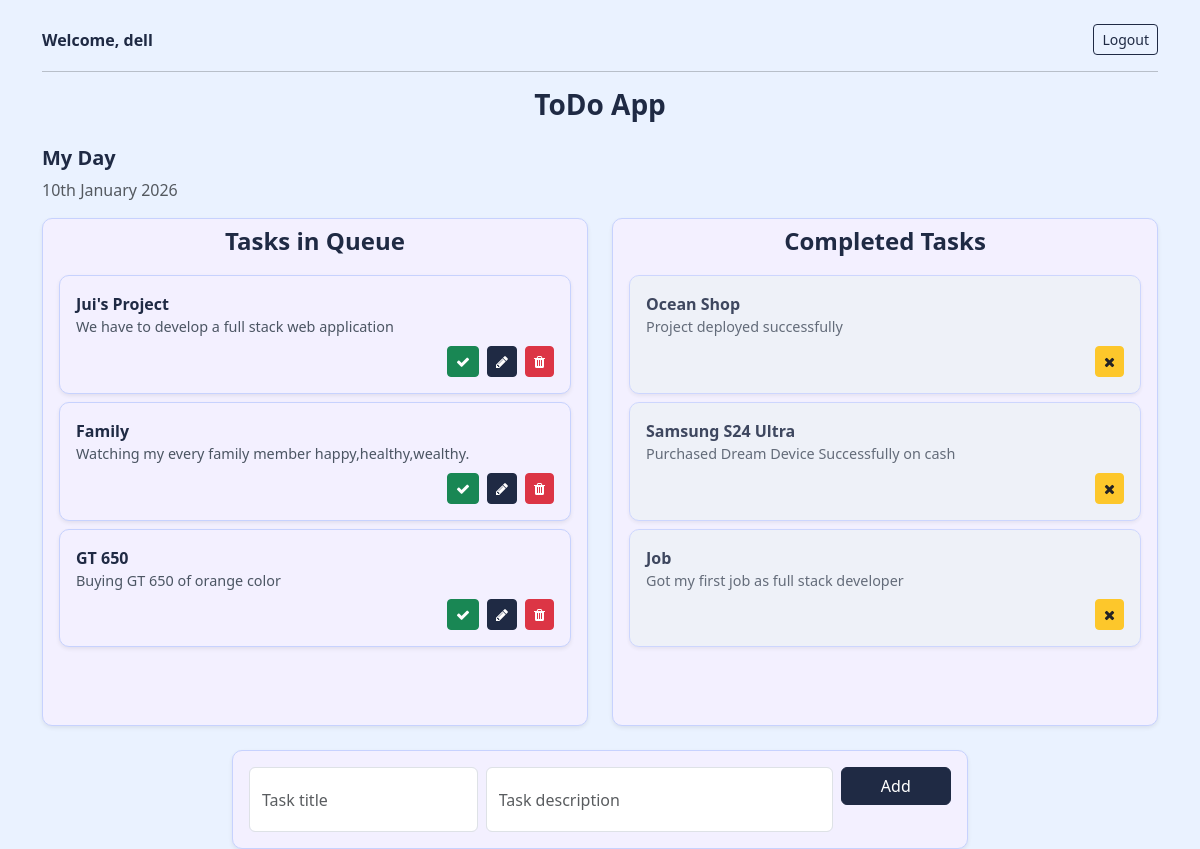
The app's page / (signed in), older data.
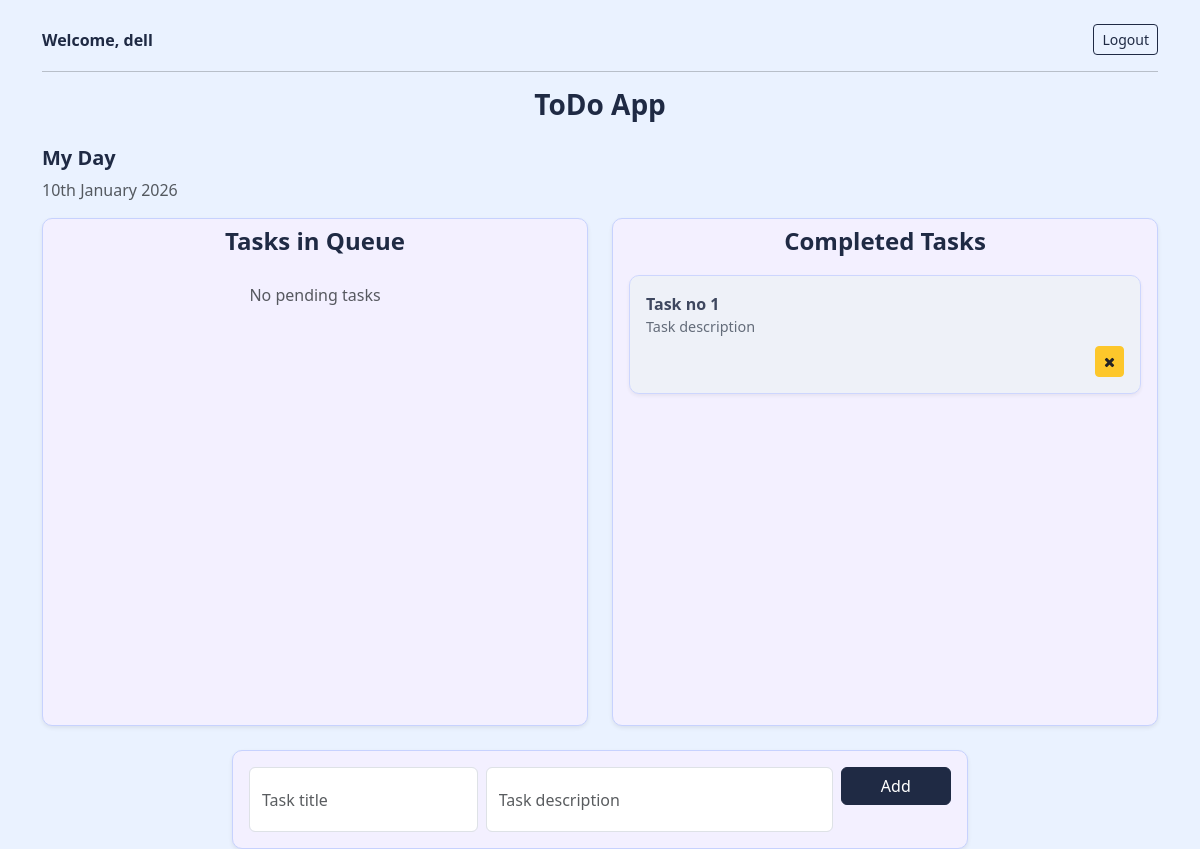
The same page, newer data.
### testapp/models.py (models this page shows, shortened)
class Task(models.Model):
    user = models.ForeignKey(User,on_delete=models.CASCADE,related_name='tasks')
    task_name = models.CharField(max_length=50)
    task_desc = models.TextField()
    is_completed = models.BooleanField(default=False)
    created_at = models.DateTimeField(auto_now_add=True)
    updated_at = models.DateTimeField(auto_now=True)

### testapp/views.py (the view)
# urls.py: 2. Add a URL to urlpatterns:  path('', Home.as_view(), name='home')
@login_required
def Home(request):
    tasks = Task.objects.filter(
        user=request.user,
        is_completed=False).order_by('-updated_at') # order by will show data in ascending order and if passed as negative it will show in descending order
    completed_tasks = Task.objects.filter(user=request.user,is_completed=True)
    context={
        'tasks':tasks,
        'completed_tasks':completed_tasks,
    }
    return render (request,'home.html',context)

### templates/home.html (shortened to what this page needs)
<!DOCTYPE html>
<html lang="en">
<head>
    <link href="https://cdn.jsdelivr.net/npm/bootstrap@5.3.0-alpha1/dist/css/bootstrap.min.css" rel="stylesheet"
>
    <link rel="stylesheet" href="https://cdnjs.cloudflare.com/ajax/libs/font-awesome/4.7.0/css/font-awesome.min.css">
</head>
<body>
    <div class="container">
        <div class="d-flex justify-content-between align-items-center mt-4">
            <strong class="page-title">
                Welcome, {{ request.user.username }}
            </strong>
            <form method="post" action="{% url 'logout' %}">
                <button class="btn btn-outline-primary btn-sm logout-btn">
                    Logout
                </button>
            </form>
        </div>
        <hr>
        <h3 class="text-center page-title mb-4">ToDo App</h3>
        <div class="row mt-3">
            <h5 class="page-title">My Day</h5>
            <p class="text-muted">{% now "jS F Y" %}</p>
            <div class="col-12 col-md-6">
                <div class="card task-card shadow-sm p-2">
                    <h4 class="section-title text-center">Tasks in Queue</h4>
                    <div class="task-scroll">
                        {% for task in tasks %}
                        <div class="card task-card shadow-sm m-2">
                            <div class="card-body">
                                <div class="task-title">{{ task.task_name }}</div>
                                <div class="task-desc mb-2">{{ task.task_desc }}</div>
                                <div class="d-flex flex-wrap justify-content-end gap-2 mt-2">
                                    <a href="{% url 'done_task' task.pk %}" class="btn btn-success btn-sm">
                                        <i class="fa fa-check"></i>
                                    </a>
                                    <a href="{% url 'edit_task' task.id %}" class="btn btn-primary btn-sm">
                                        <i class="fa fa-pencil"></i>
                                    </a>
                                    <a href="{% url 'delete_task' task.id %}" class="btn btn-danger btn-sm">
                                        <i class="fa fa-trash"></i>
                                    </a>
                                </div>
                            </div>
                        </div>
                        {% empty %}
                        <p class="text-muted text-center mt-3">No pending tasks</p>
                        {% endfor %}
                    </div>
                </div>
            </div>
            <div class="col-12 col-md-6">
                <div class="card task-card shadow-sm p-2">
                    <h4 class="section-title text-center">Completed Tasks</h4>
                    <div class="task-scroll">
                        {% for task in completed_tasks %}
                        <div class="card task-card completed shadow-sm m-2">
                            <div class="card-body">
                                <div class="task-title">{{ task.task_name }}</div>
                                <div class="task-desc mb-2">{{ task.task_desc }}</div>
                                <div class="d-flex flex-wrap justify-content-end gap-2 mt-2">
                                    <a href="{% url 'undone_task' task.pk %}" class="btn btn-warning btn-sm">
                                        <i class="fa fa-times"></i>
                                    </a>
                                </div>
                            </div>
                        </div>
                        {% empty %}
                        <p class="text-muted text-center mt-3">No completed tasks</p>
                        {% endfor %}
                    </div>
                </div>
            </div>
        </div>
        <div class="row mt-4">
            <div class="col-12 col-md-8 mx-auto">
                <form action="{% url 'add_task' %}" method="POST" class="card task-card shadow-sm p-3">
                    <div class="row g-2">
                        <div class="col-12 col-md-4">
                            <input type="text" name="task_name" class="form-control" placeholder="Task title" required>
                        </div>
                        <div class="col-12 col-md-6">
                            <input type="text" name="task_desc" class="form-control" placeholder="Task description"
                                required>
                        </div>
                        <div class="col-12 col-md-2">
                            <button type="submit" class="btn btn-primary w-100">
                                Add
                            </button>
                        </div>
                    </div>
                </form>
            </div>
        </div>
    </div>
</body>
</html>

### templates/home.html (style rules this page uses)
body { background-color: #eaf2ff; font-family: "Segoe UI", system-ui, sans-serif; }
.form-control { padding: 1.2rem .75rem !important; }
.page-title { color: #1f2a44; font-weight: 600; }
.section-title { color: #1f2a44; font-weight: 600; margin-bottom: 12px; }
.task-card { background-color: #f3f0ff; border: 1px solid #c7d2fe; border-radius: 10px; }
.task-card.completed { background-color: #eef2f7; opacity: 0.85; }
.task-title { font-weight: 600; color: #1f2a44; }
.task-desc { color: #4b5563; font-size: 0.9rem; }
.btn-primary { background-color: #1f2a44; border-color: #1f2a44; }
.logout-btn { border-color: #1f2a44; color: #1f2a44; }
.task-scroll { height: 450px; overflow-y: auto; }

Row changes from the older to the newer data that the page shows:
removed Task: task_name "Jui's Project", task_desc "We have to develop a full stack web application", shown under "Tasks in Queue"
removed Task: task_name "Family", task_desc "Watching my every family member happy,healthy,wealthy.", shown under "Tasks in Queue"
removed Task: task_name "GT 650", task_desc "Buying GT 650 of orange color", shown under "Tasks in Queue"
removed Task: task_name "Ocean Shop", task_desc "Project deployed successfully", shown under "Completed Tasks"
removed Task: task_name "Samsung S24 Ultra", task_desc "Purchased Dream Device Successfully on cash", shown under "Completed Tasks"
removed Task: task_name "Job", task_desc "Got my first job as full stack developer", shown under "Completed Tasks"
added Task: task_name "Task no 1", task_desc "Task description", shown under "Completed Tasks"
Text that changed along with them:
text now shown: "No pending tasks"
